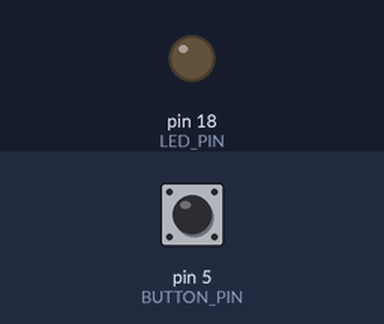
Simulated run of this sketch. Board: Arduino Uno, built with avr-gcc and run on an emulated ATmega328P. Shown: output pins drawn as LEDs (lit = HIGH). The inputs (shaded band) are chosen by the test bench; at power-on: pin 5 (BUTTON_PIN) HIGH. What the sketch prints to the serial monitor is not drawn.

Above: at 1.2 s.
1.3 s: pin 5 (BUTTON_PIN) pulled LOW for 0.15 s
At 1.37 s:
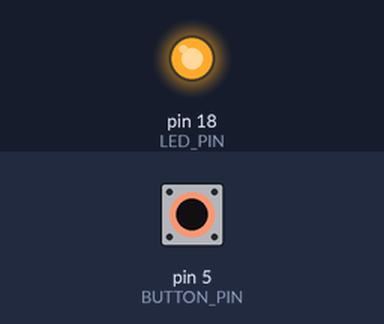
2.9 s: pin 5 (BUTTON_PIN) pulled LOW for 3.2 s
At 6.5 s:
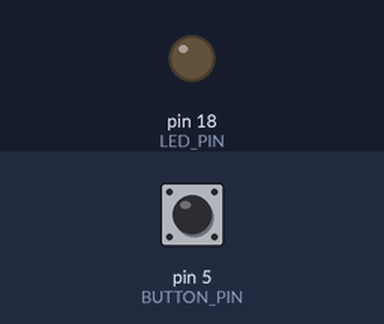
Timing chart, 0 to 8.0 s (numbered marks = the images above; inputs shaded):
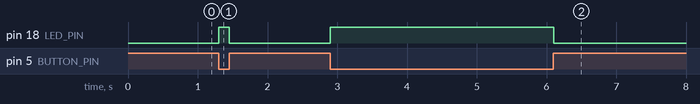

The sketch:

Push_Color.ino
```cpp
#define LED_PIN 18
#define BUTTON_PIN 5

void setup() {
  Serial.begin(115200);
  pinMode(LED_PIN, OUTPUT);
  pinMode(BUTTON_PIN, INPUT_PULLUP);
}

void loop() {

  int buttonvalue = digitalRead(BUTTON_PIN);
  if (buttonvalue ==  HIGH) {
    Serial.println("Button is not pressed");
    Serial.println(buttonvalue);
    digitalWrite(LED_PIN, LOW);
  }
  else {
    digitalWrite(LED_PIN, HIGH);
    Serial.println("Button is pressed");
    Serial.println(buttonvalue);
  }
}
```

Measured:
- after the input at 1.3 s, pin 18 (LED_PIN): LOW → HIGH at once, → LOW 0.15 s later
- after the input at 2.9 s, pin 18 (LED_PIN): LOW → HIGH at once, → LOW 3.2 s later
